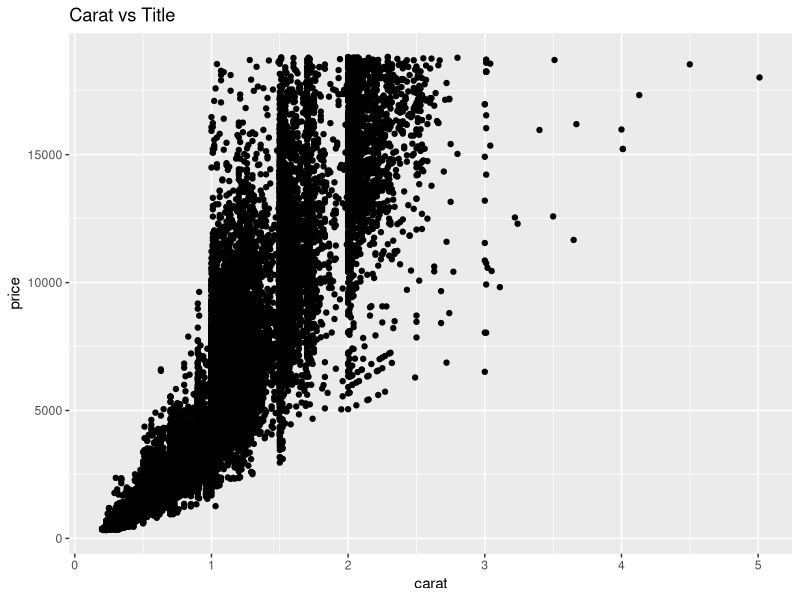

Reproduce this figure in R. (Note: this script raises an error after producing the figure.)



library(tidyverse)
library(ggplot2)


ggplot(data = diamonds, mapping = aes(carat, price)) +
  geom_point(stat ='identity', position = 'identity') +
  scale_x_continuous() + scale_y_continuous() + coord_cartesian() + ggtitle('Carat vs Title')

# to create binary categorical variable
rbinom(n = 100, size = 3)
sample(c(3, 4, 5), size = 100, replace = TRUE, prob = c(0.2, 0.5, 0.3))



# to fit the linear model using ggplot
ggplot(data = mpg, aes(x=displ, 
                       y=hwy)) + 
  geom_point() +
  stat_smooth(method = 'lm', se = F)
# 
# The plot shows a negative relationship between engine size (displ) 
# and fuel efficiency (hwy). 
# • In other words, cars with big engines use more fuel (claim).

# There is high degree of linear negative correlation between … (this is 
#                                                                descriptive analysis)

# Since p-value is < 0.05, we accept H1.
# It means that the linear correlation coefficient is not zero i.e. it is a valid estimate\

# facet wrap
ggplot(data = mpg) + 
  geom_point(mapping = aes(x = displ, y = hwy)) + 
  facet_wrap(~ class, nrow = 2)

# facet grid
ggplot(data = mpg) + 
  geom_point(mapping = aes(x = displ, y = hwy)) + 
  facet_grid(drv ~ cyl)

# pie chart
ggplot(data=mpg, mapping = aes(cty, model)) + geom_col() + coord_polar(theta = 'y')

# scatter plot + line
ggplot(data = mpg, mapping = aes(x = displ, y = hwy)) + 
  geom_point() + 
  geom_smooth()

ggplot(data = diamonds) + 
  stat_summary(
    mapping = aes(x = cut, y = depth),
    fun.min = min,
    fun.max = max,
    fun = median
  )

# multi level clustered chart
ggplot(data = diamonds) + 
  geom_bar(mapping = aes(x = cut, fill = clarity), position = "dodge")



# Unit 4
# Measures of Central Tendency – mean, median, mode, geometric 
# mean, harmonic mean
# • Measure of Dispersion – standard deviation, inter-quartile range, 
# range
# • Moments – mean, standard deviation, skewness, kurtosis
# • Relative position – percentile, quartiles and z-score


# geometric mean 
# Better for summarizin simple rates,
# ratios and proportions.
# exp(mean(log(x)))

# harmonic mean 
# Better for summarizing 
# instantaneous rates!
# harmonic.mean(x)

# moments
# Skewness – symmetricity
# Skewness measures the asymmetry of the distribution.
# Kurtosis measures the "peakedness" or "flatness" of the distribution.


# percentile and quintile
quantile()



# two variable independent sample test

# normality check
with(mtcars, shapiro.test(mpg[am==0]))
with(mtcars, shapiro.test(mpg[am==1]))

# equal variance
var.test(mpg~am, data = mtcars)


# now we can use sample student t-test
t.test(mpg~am, data = mtcars, var.equal=T)

# conclusion milage is statistically different amoung cars with automatic and manual transmission sytem

# Conclusion: This means that there 
# are equal proportion of automatic 
# and manual transmission vehicles 
# in the sample i.e. “mtcars” data

prop.test(x=c(19,13), n=c(32,32), 
          alternative="one.sided")

prop.test(x=c(19,13), n=c(32,32), 
          alternative="two.sided", correct=F)


# assumptions of one way anova

# var.test is not useful for > 2  groups

library(car)

with(mtcars, shapiro.test(mpg[gear==3]))

with(mtcars, shapiro.test(mpg[gear==5]))

with(mtcars, shapiro.test(mpg[gear==4]))

# so we can we classical 1 way anova can be used

summary(aov(mpg~gear, data = mtcars))
# sicne p value is less than 0.05 we have to do post hoc test

TukeyHSD (aov(mpg ~ as.factor(gear), data = mtcars))


summary(lm(mpg~gear, data=mtcars))
        


leveneTest(mpg~as.factor(gear), data=mtcars)




plot(mtcars$wt, mtcars$mpg, )

cov(mtcars$wt, mtcars$mpg)

cor.test(mtcars$wt, mtcars$mpg)
# 
# This means the true linear correlation 
# coefficient is NOT zero so computed 
# sample estimate of this correlation 
# coefficient as -0.87 is a valid estimate 
# (Conclusion)

# linear regresion


# how to assess it

# for L: Linearity
# graphical 
# scatterplot of residual
# plot(lm1,which=1,col=c('blue'))
# If the LOESS line lies in the zero line of the y-axis then residuals are linear
# confirmative
# summary(lm1$residuals)
# If the mean of the residuals is zero then the residuals are linear

# for I: Independence
# graphical 
# Autocorrelation Function Plot (ACF) of residual
# acf(lm1$residuals)
# If the plot shows “ups” and “down” bars on x-axis then no autocorrelation
# confirmative
# library(car)
# durbinWatsonTest(lm1)

# for I: Independence
# graphical 
# Histogram/Normal Q-Q plot of residual
# plot(lm1, which=2, col=c("blue"))
# IIf histogram is bell-shaped or values line in the diagonal like of the Q-Q plot 
# then residuals are normally distributed
# confirmative
# library(car)
# shapiro.test(lm1$residuals)
# If the p-value > 0.05, residuals follow the normal distributio

# for I: Independence
# graphical 
# Equal variance of residual
# plot(lm1, which=3, col=c("blue"))
# If the values are distributed randomly in the plot then homoscedasticity
# then residuals have equal variance
# confirmative
# library(lmtest)
# bptest(lm1)



